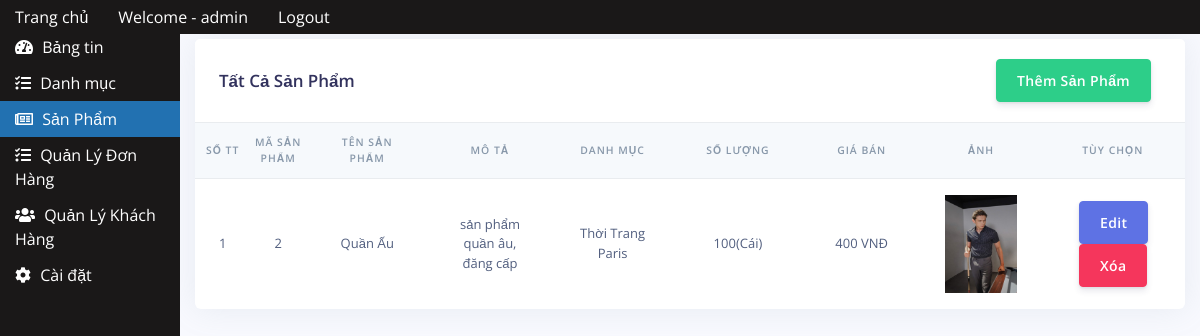
The app's page /admin/product.php (signed in) with its own data.
### tables this page shows
CREATE TABLE `sanpham` (
  `maSP` int(11) NOT NULL,
  `tenSP` varchar(50) NOT NULL,
  `image` varchar(255) NOT NULL,
  `soLuong` int(11) NOT NULL,
  `donGia` int(11) NOT NULL,
  `maDanhMuc` int(10) NOT NULL,
  `moTa` varchar(100) NOT NULL
);

CREATE TABLE `danhmuc` (
  `maDanhMuc` int(10) NOT NULL,
  `tenDanhMuc` varchar(200) NOT NULL
);

### admin/product.php (the view, shortened to what this page needs)
<?php
include '../inc/admin_header.php';
?>
<div class="main">
    <div class="row">
        <div class="col-xl-12">
            <div class="card">
                <div class="card-header border-0">
                    <div class="row align-items-center">
                        <div class="col">
                            <h3 class="mb-0">Tất Cả Sản Phẩm</h3>
                        </div>
                        <div class="col text-right">
                            <a href="product_add.php"> <button class="btn btn-success float_right">Thêm Sản Phẩm</button></a>
                        </div>
                    </div>
                </div>
                <div class="table-responsive">
                    <form action="" method="post">
                        <table class="table align-items-center table-flush">
                            <thead class="thead-light">
                                <tr>
                                    <th>Số TT</th>
                                    <th>Mã Sản Phẩm</th>
                                    <th>Tên Sản Phẩm</th>
                                    <th>Mô tả</th>
                                    <th>Danh mục</th>
                                    <th>Số lượng</th>
                                    <th>Giá Bán</th>
                                    <th>Ảnh</th>
                                    <th>Tùy chọn</th>
                                </tr>
                            </thead>
                            <tbody>
                                <?php
                                require '../database.php';
                                $sql = "SELECT * FROM sanpham,danhmuc WHERE sanpham.maDanhMuc=danhmuc.maDanhMuc";
                                $result = $db->query($sql);
                                ?>
                                <?php
                                $stt = 0;
                                while ($rs = $result->fetch()) {
                                    $stt++;
                                ?>
                                    <tr>
                                        <td><?php echo $stt; ?></td>
                                        <td><?php echo $rs['maSP'] ?></td>
                                        <td><?php echo $rs['tenSP'] ?></td>
                                        <td><?php echo $rs['moTa'] ?></td>
                                        <td><?php echo $rs['tenDanhMuc'] ?></td>
                                        <td><?php echo $rs['soLuong'] ?>(Cái)</td>
                                        <td><?php echo number_format($rs['donGia']) ?> VNĐ</td>
                                        <td class="img_sp"><img src="../images/<?php echo $rs['image'] ?>" alt=""></td>
                                        <td><a class="btn btn-primary" href="product_edit.php?id=<?php echo $rs['maSP'] ?>">Edit</a>
                                            <a onclick="return confirm('Are you sure?')" class="btn btn-danger" href="product_delete.php?id=<?php echo $rs['maSP'] ?>">Xóa</a>
                                        </td>
                                    </tr>
                                <?php } ?>
                            </tbody>
                        </table>
                    </form>
                </div>
            </div>
        </div>
    </div>
</div>
<?php include '../inc/admin_footer.php' ?>

### css/quanly.css (style rules this page uses)
* { margin:0px ; padding:0px }
a { display:block; text-decoration:none; color: black; }
.main { width: 85%; margin-left: 15%; padding: 10px 15px; box-sizing: border-box; overflow: hidden; }
.float_right { float: right; }
.btn-primary { background-color: #337ab7; }

### css/allproduct.css (style rules this page uses)
* { margin: 0px ; padding: 0px; }
a { display: block; }
table, th, td { border-collapse: collapse; }
th { width: 150px;padding: 5px 5px; }
td { padding: 3px 5px; box-sizing: border-box; }
img { width: 100%; height: 100%; }
.img_sp { width: 50px; height: 130px; }
.btn { padding: 10px 20px; color: white;cursor: pointer; border-radius: 5px; outline: none;border: none; margin: 0px 10px; }
.float_right { float: right; }

### inc/admin_header.php (style rules this page uses)
.table td, .table th { white-space: normal }
th,td { text-align: center; }

### admin/product.php (style rules this page uses)
.table td, .table th { white-space: normal }
.table th:nth-child(1),.table th:nth-child(2) { width: 20px;padding-right: 0px;padding-left: 0px; }

### records on screen
sanpham: maSP "2", tenSP "Quần Ấu", moTa "sản phẩm quần âu, đăng cấp", maDanhMuc.tenDanhMuc "Thời Trang Paris", soLuong "100", donGia "400", image (picture)

### other values on screen
$_SESSION["username"] "admin"
